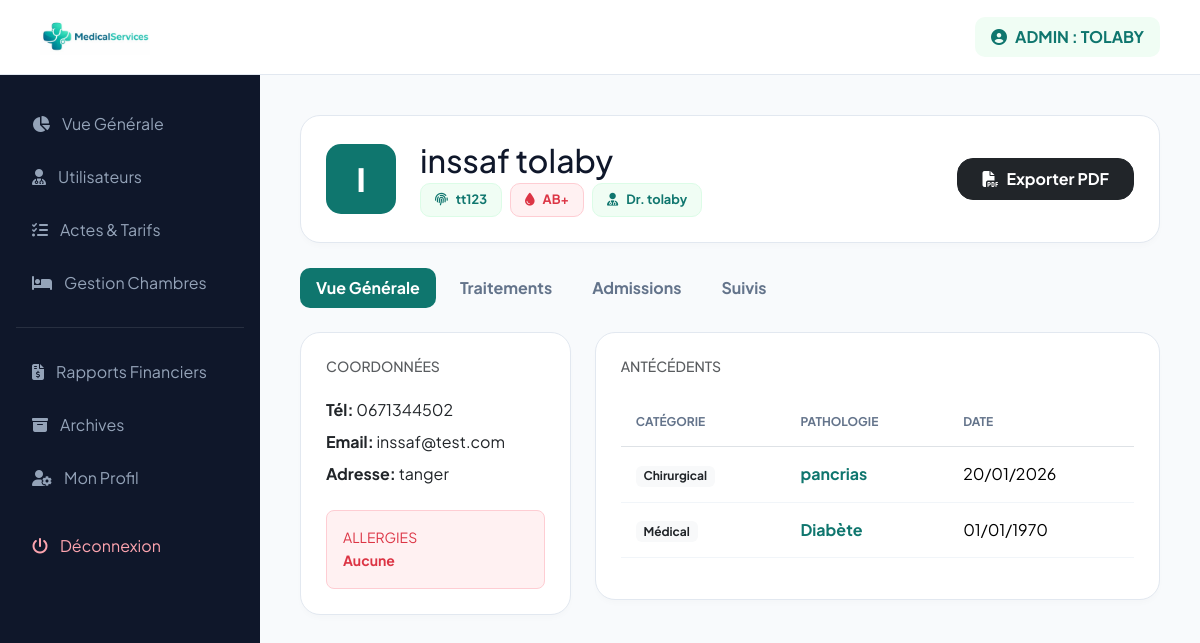
Screenshot of /connexion_admin/dossier_patient.php?id=16 (signed in) with the database file from the repository.
### tables this page shows
CREATE TABLE `utilisateurs` (
  `id_user` int(11) NOT NULL,
  `cin` varchar(255) NOT NULL,
  `matricule` varchar(255) NOT NULL,
  `nom` varchar(50) DEFAULT NULL,
  `prenom` varchar(50) DEFAULT NULL,
  `email` varchar(50) DEFAULT NULL,
  `mot_de_passe` varchar(255) DEFAULT NULL,
  `telephone` int(11) NOT NULL,
  `adresse` text NOT NULL,
  `photo` varchar(255) NOT NULL DEFAULT '''default_avatar.png''',
  `role` enum('infirmier','admin','medecin','secretaire') DEFAULT NULL,
  `specialite` varchar(255) NOT NULL DEFAULT 'Généraliste',
  `statut_compte` enum('actif','suspendu','conge') NOT NULL,
  `date_embauche` date NOT NULL DEFAULT current_timestamp(),
  `derniere_connexion` datetime DEFAULT NULL,
  `created_at` timestamp NOT NULL DEFAULT current_timestamp()
);

CREATE TABLE `patients` (
  `id_patient` int(11) NOT NULL,
  `CIN` varchar(10) NOT NULL,
  `nom` varchar(50) NOT NULL,
  `prenom` varchar(50) NOT NULL,
  `date_naissance` date DEFAULT NULL,
  `sexe` varchar(255) DEFAULT NULL,
  `adresse` varchar(100) DEFAULT NULL,
  `telephone` varchar(20) DEFAULT NULL,
  `email` varchar(50) DEFAULT NULL,
  `groupe_sanguin` varchar(255) NOT NULL,
  `statut` varchar(255) NOT NULL DEFAULT 'stable',
  `allergies` text NOT NULL,
  `date_inscription` timestamp NOT NULL DEFAULT current_timestamp(),
  `id_medecin` int(11) NOT NULL
);

CREATE TABLE `antecedents` (
  `id_ante` int(11) NOT NULL,
  `id_patient` int(11) NOT NULL,
  `categorie` enum('Médical','Chirurgical') NOT NULL,
  `nom_pathologie` varchar(255) NOT NULL,
  `description` text NOT NULL,
  `date_evenement` varchar(255) NOT NULL,
  `date_enregistrement` timestamp NOT NULL DEFAULT current_timestamp()
);

### connexion_admin/dossier_patient.php (the view, shortened to what this page needs)
<?php
include("../config/connexion.php");
$id_patient = isset($_GET['id']) ? intval($_GET['id']) : 0;
$query = "SELECT p.*, u.nom as med_nom, u.prenom as med_prenom
          FROM patients p
          LEFT JOIN utilisateurs u ON p.id_medecin = u.id_user
          WHERE p.id_patient = ?";
$stmt = $pdo->prepare($query);
$stmt->execute([$id_patient]);
$patient = $stmt->fetch(PDO::FETCH_ASSOC);
$list_ante = $pdo->prepare("SELECT * FROM antecedents WHERE id_patient = ? ORDER BY date_evenement DESC");
$list_ante->execute([$id_patient]);
$list_ante = $list_ante->fetchAll(PDO::FETCH_ASSOC);
$stmt_admin = $pdo->prepare("SELECT nom, prenom FROM utilisateurs WHERE id_user = ?");
$stmt_admin->execute([$_SESSION['user_id']]);
$admin = $stmt_admin->fetch(PDO::FETCH_ASSOC);
?>
<!DOCTYPE html>
<html lang="fr">
<head>
    <link rel="stylesheet" href="https://cdnjs.cloudflare.com/ajax/libs/font-awesome/6.5.0/css/all.min.css">
    <link href="https://cdn.jsdelivr.net/npm/bootstrap@5.3.2/dist/css/bootstrap.min.css" rel="stylesheet">
</head>
<body>
<header>
    <img src="../images/logo_app2.png" alt="Logo" style="height: 35px;">
    <div style="background: var(--primary-soft); color: var(--primary); padding: 8px 16px; border-radius: 10px; font-weight: 700;">
        <i class="fa-solid fa-circle-user me-2"></i>ADMIN : <?= strtoupper($admin['nom']) ?>
    </div>
</header>
<aside class="sidebar">
        <a href="dashboard_admin.php" ><i class="fa-solid fa-chart-pie"></i> Vue Générale</a>
        <a href="utilisateurs.php"><i class="fa-solid fa-user-md"></i> Utilisateurs</a>
        <a href="prestations.php"><i class="fa-solid fa-list-check"></i> Actes & Tarifs</a>
        <a href="../chambres/gestion_chambres.php"><i class="fa-solid fa-bed"></i> Gestion Chambres</a>
        <div style="height: 1px; background: rgba(255,255,255,0.1); margin: 20px 0;"></div>
        <a href="facturation_list.php"><i class="fa-solid fa-file-invoice-dollar"></i> Rapports Financiers</a>
         <a href="archives.php">
            <i class="fa-solid fa-box-archive"></i> Archives
        </a>
        <a href="profil.php" class="<?= basename($_SERVER['PHP_SELF']) == 'profil.php' ? 'active' : '' ?>">
        <i class="fa-solid fa-user-gear"></i> Mon Profil
        </a>
        <a href="../connexio_utilisateur/login.php" style="color: #fda4af; margin-top: 20px;"><i class="fa-solid fa-power-off"></i> Déconnexion</a>
    </aside>
<div class="main-wrapper">
    <main class="content-container">
        <div class="glass-card d-flex justify-content-between align-items-center">
            <div class="d-flex align-items-center gap-4">
                <div class="avatar-box"><?= strtoupper(substr($patient['nom'], 0, 1)) ?></div>
                <div>
                    <h2 class="fw-800 mb-1" style="color: #0f172a;"><?= htmlspecialchars($patient['nom'].' '.$patient['prenom']) ?></h2>
                    <div class="d-flex gap-2">
                        <span class="info-pill"><i class="fa-solid fa-fingerprint me-2"></i><?= $patient['CIN'] ?></span>
                        <span class="info-pill text-danger" style="background:#fff1f2; border-color:#fecdd3;"><i class="fa-solid fa-droplet me-2"></i><?= $patient['groupe_sanguin'] ?></span>
                        <span class="info-pill"><i class="fa-solid fa-user-doctor me-2"></i>Dr. <?= $patient['med_nom'] ?></span>
                    </div>
                </div>
            </div>
            <button class="btn btn-dark px-4 py-2 rounded-4 fw-bold btn-print" onclick="window.print()">
                <i class="fa-solid fa-file-pdf me-2"></i>Exporter PDF
            </button>
        </div>
        <ul class="nav nav-pills mb-4 gap-2" id="pills-tab" role="tablist">
            <li class="nav-item"><button class="nav-link active" data-bs-toggle="pill" data-bs-target="#tab-infos">Vue Générale</button></li>
            <li class="nav-item"><button class="nav-link" data-bs-toggle="pill" data-bs-target="#tab-traitements">Traitements</button></li>
            <li class="nav-item"><button class="nav-link" data-bs-toggle="pill" data-bs-target="#tab-admissions">Admissions</button></li>
            <li class="nav-item"><button class="nav-link" data-bs-toggle="pill" data-bs-target="#tab-suivi">Suivis</button></li>
        </ul>
        <div class="tab-content">
            <div class="tab-pane fade show active" id="tab-infos">
                <div class="row g-4">
                    <div class="col-md-4">
                        <div class="glass-card">
                            <h6 class="fw-800 text-uppercase small text-muted mb-4">Coordonnées</h6>
                            <p class="mb-2"><strong>Tél:</strong> <?= $patient['telephone'] ?></p>
                            <p class="mb-2"><strong>Email:</strong> <?= $patient['email'] ?></p>
                            <p class="mb-4"><strong>Adresse:</strong> <?= $patient['adresse'] ?></p>
                            <div class="p-3 rounded-3" style="background:#fff1f2; border:1px solid #fecdd3;">
                                <label class="text-danger small fw-800 d-block">ALLERGIES</label>
                                <span class="text-danger fw-bold small"><?= $patient['allergies'] ?: 'Aucune' ?></span>
                            </div>
                        </div>
                    </div>
                    <div class="col-md-8">
                        <div class="glass-card">
                            <h6 class="fw-800 text-uppercase small text-muted mb-4">Antécédents</h6>
                            <table class="table table-custom">
                                <thead><tr><th>Catégorie</th><th>Pathologie</th><th>Date</th></tr></thead>
                                <tbody>
                                    <?php foreach($list_ante as $a): ?>
                                    <tr>
                                        <td><span class="badge bg-light text-dark"><?= $a['categorie'] ?></span></td>
                                        <td class="fw-bold text-primary"><?= $a['nom_pathologie'] ?></td>
                                        <td><?= date('d/m/Y', strtotime($a['date_evenement'])) ?></td>
                                    </tr>
                                    <?php endforeach; ?>
                                </tbody>
                            </table>
                        </div>
                    </div>
                </div>
            </div>
        </div>
    </main>
</div>
</body>
</html>

### connexion_admin/dossier_patient.php (style rules this page uses)
:root { --primary: #0f766e; --primary-soft: #f0fdf4; --secondary: #64748b; --sidebar-bg: #0f172a; --bg-body: #f8fafc; --border: #e2e8f0; }
body { background: var(--bg-body); font-family: 'Plus Jakarta Sans', sans-serif; display: flex; min-height: 100vh; margin: 0; }
header { background: #ffffff; padding: 0 40px; height: 75px; display: flex; justify-content: space-between; align-items: center; border-bottom: 1px solid var(--border); position: fixed; width: 100%; top: 0; z-index: 1050; }
.sidebar { width: 260px; background: var(--sidebar-bg); height: 100vh; position: fixed; top: 0; padding: 100px 16px 24px; z-index: 1000; }
.sidebar a { display: flex; align-items: center; gap: 12px; color: #94a3b8; text-decoration: none; padding: 12px 16px; border-radius: 10px; margin-bottom: 5px; transition: 0.3s; }
.main-wrapper { flex: 1; margin-left: 260px; padding-top: 75px; }
.content-container { padding: 40px; }
.glass-card { background: white; border-radius: 20px; padding: 25px; border: 1px solid var(--border); box-shadow: 0 4px 6px -1px rgba(0,0,0,0.02); margin-bottom: 25px; }
.text-primary, .fw-bold.text-primary { color: var(--primary) !important; }
.avatar-box { width: 70px; height: 70px; background: var(--primary); border-radius: 15px; color: white; display: flex; align-items: center; justify-content: center; font-size: 2rem; font-weight: 800; }
.info-pill { background: var(--primary-soft); padding: 6px 14px; border-radius: 10px; font-size: 0.8rem; font-weight: 700; color: var(--primary); border: 1px solid #dcfce7; }
.nav-pills .nav-link { color: var(--secondary); font-weight: 700; border-radius: 10px; }
.nav-pills .nav-link.active { background: var(--primary) !important; color: white !important; }
.table-custom th { font-size: 0.75rem; text-transform: uppercase; color: var(--secondary); padding: 15px; }
.table-custom td { padding: 15px; vertical-align: middle; border-bottom: 1px solid #f1f5f9; }

### rows the page displays
utilisateurs: nom "TOLABY"
patients: nom "I", nom+prenom "inssaf tolaby", CIN "tt123", groupe_sanguin "AB+", utilisateurs.nom "tolaby", telephone "0671344502", email "inssaf@test.com", adresse "tanger", allergies "Aucune"
antecedents: categorie "Chirurgical", nom_pathologie "pancrias", date_evenement "20/01/2026"
antecedents: categorie "Médical", nom_pathologie "Diabète", date_evenement "01/01/1970"
